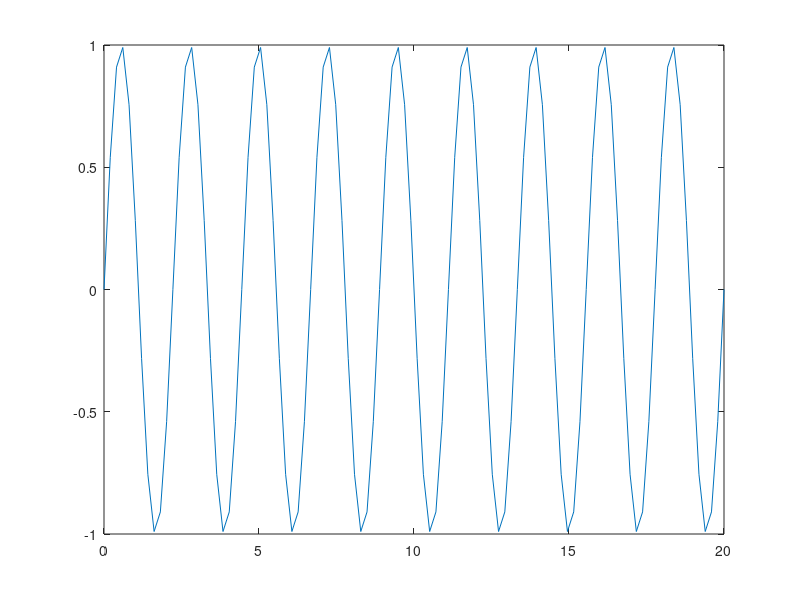

Write the MATLAB code that produced this figure.
x = linspace(0,20/1);
square = zeros(1,length(x))
for t = 1:100
    for n = 1:2:9
        square(t)=sin(n*2*pi*60*x(t));
    end
end
plot(x,square)
        